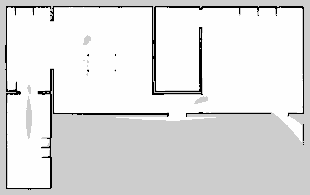
#> input picture src/mte544_a_star/Office Map/map.pgm, 310 x 195 px
$ python a_star_skeleton1.py
#> lines starting #> are read from the running program, lines starting #| are printed output that depends on the picture; after the words box and inside, x2 and y2 are one past the last pixel; in counts of white or black regions, pixels touching at a corner belong together
import numpy as np
import matplotlib.pyplot as plt
import yaml
from scipy.ndimage import rotate
import heapq
from collections import deque as queue

# List containing directions for neighboring indices (i,j)
dirVal = [ (1,0), (0,1), (1,1), (1,-1), (-1, 1), (-1, -1), (-1,0), (0,-1)]

# Function to check if a cell to is be visited or not

# [14 lines left out: function isLegal, not called in this run]

class node():
    """A node class for A* Pathfinding"""

    # [7 lines left out: function __init__, not called in this run]

    def __eq__(self, other):
        return self.position == other.position

    def __lt__(self, other):
        return self.position < other.position

def heuristic(x1,y1,x2,y2): # heuristic function based on the manhattan distance between the points x1,y1 x2,y2
    return abs(x1-x2) + abs(y1-y2)

# [40 lines left out: function astar, not called in this run]


def main():

    map_file = "Office_Map/map.pgm"

    with open(map_file, 'rb') as pgmf:
        im = plt.imread(pgmf)
#> im is the input picture: shape (195, 310); min 0, max 254, mean 224.4

    # Inverting obstacle values from 0 to 1
    maze = ~im.astype(bool)
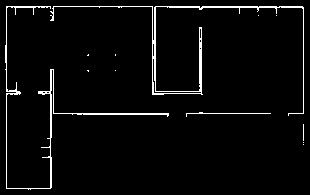
#> maze: shape (195, 310) bool; 3.6% white in thin lines or dots

    yaml_file = "Office_Map/map.yaml"

#> (the run stopped early here; a loop or call above may not have finished)

$ run again, with src/mte544_a_star/Office Map/Entry_4.pgm copied over src/mte544_a_star/Office Map/map.pgm
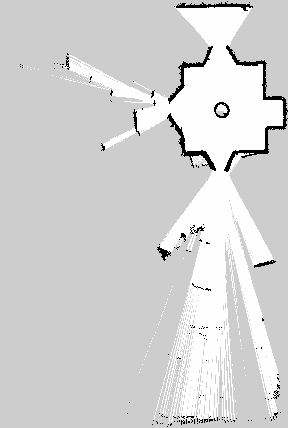
#> input picture src/mte544_a_star/Office Map/Entry_4.pgm, 288 x 428 px
#> in main, im is the input picture: shape (428, 288); min 0, max 254, mean 211.2
#> in main, `maze = ~im.astype(bool)`:
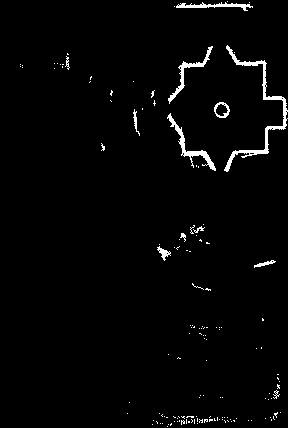
#> maze: shape (428, 288) bool; 2.1% white; 144 white regions (132 under 20 px), largest, box (x1, y1, x2, y2) and area: (224, 45, 288, 172) 811, (167, 113, 216, 171) 408, (168, 46, 213, 104) 320
